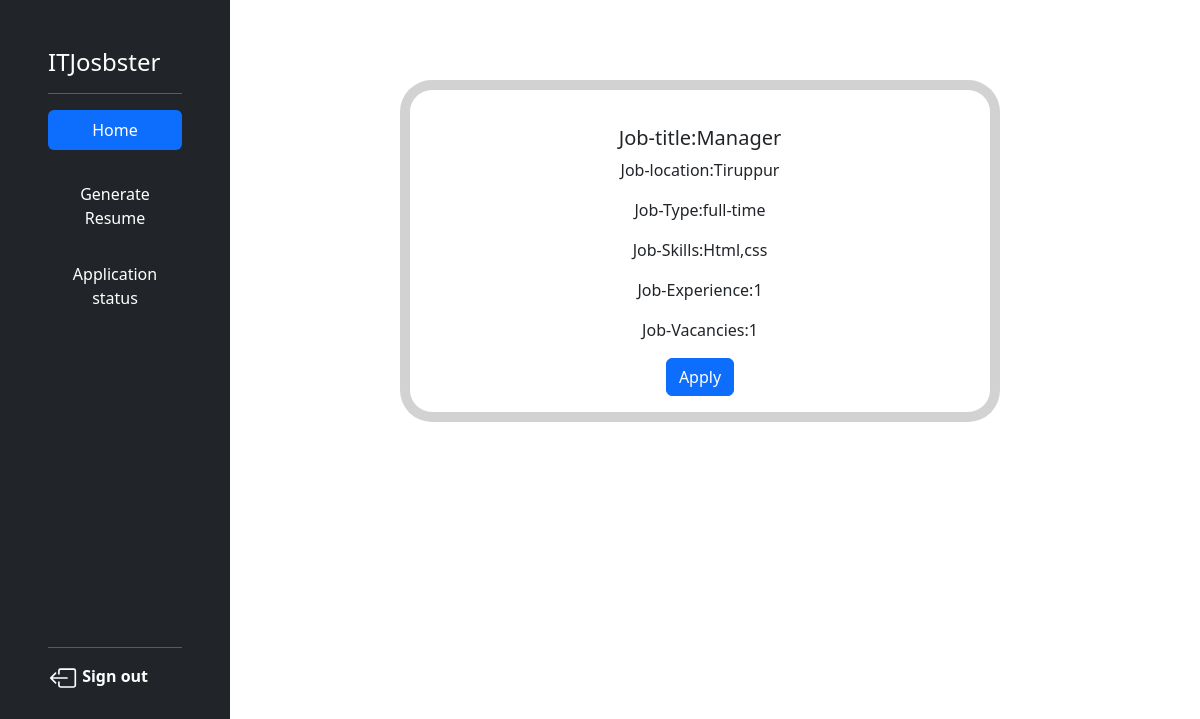
Page /home on the earlier database version.
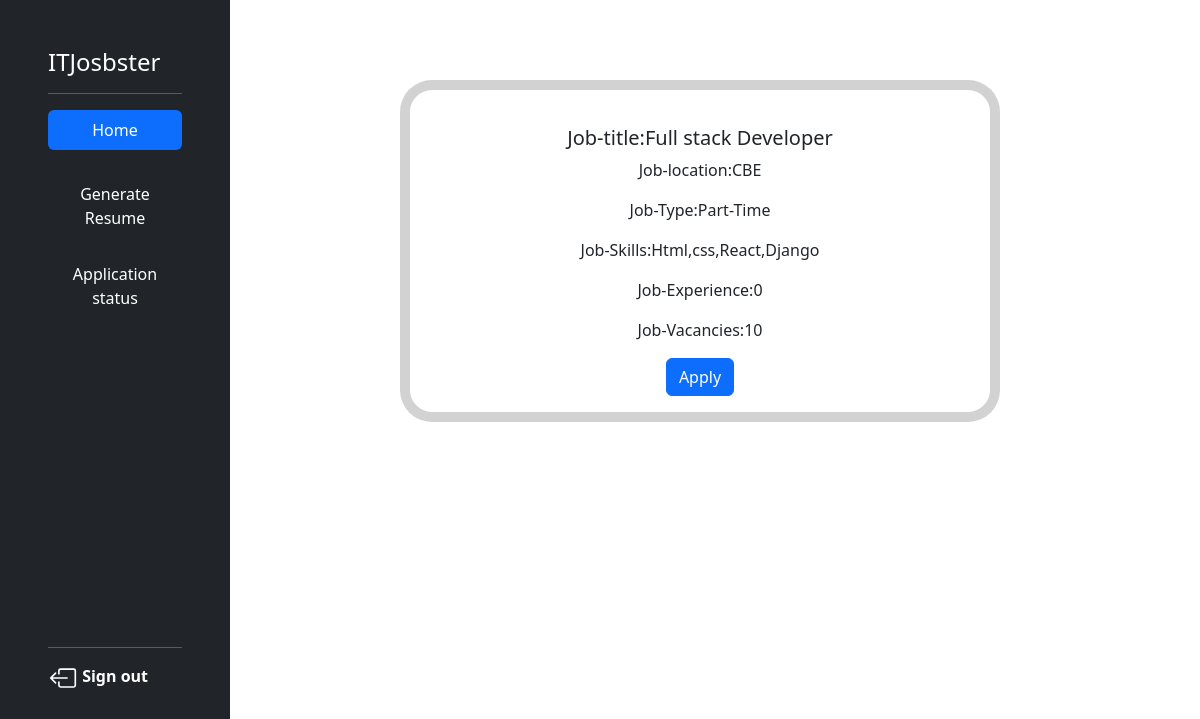
Same page on the later database version.
### jobster/models.py (models this page shows)
class postjob(models.Model):
    jid=models.AutoField(primary_key=True,unique=True)
    cid=models.IntegerField()
    jtitle = models.CharField(max_length=255)
    jlocation = models.CharField(max_length=100)
    jtype = models.CharField(max_length=255)
    jskills = models.TextField()
    jexperience = models.TextField()
    jvacancies = models.IntegerField()

### jobster/views.py (the view, shortened to what this page needs)
# urls.py: 2. Add a URL to urlpatterns:  path('', views.home, name='home')
def home(request):
        if request.method=="GET":
                obj=postjob.objects.all()
                return render(request,"home.html",{
                        "data":obj,
                })

### jobster/templates/home.html (shortened to what this page needs)
<html>
<head>
    <link href="https://cdn.jsdelivr.net/npm/bootstrap@5.3.1/dist/css/bootstrap.min.css" rel="stylesheet"
>
</head>
<body>
        {% load static %}
    <main class="d-flex flex-nowrap">
        <div class="d-flex flex-column p-5 text-bg-dark" style="width: 230px; height:739px;position: fixed;">
            <h1 href="#" class="d-flex mb-3 mb-md-0 me-md-auto text-white text-decoration-none"
                style="text-align: center;">
                <span class="fs-4">ITJosbster</span>
            </h1>
            <hr>
            <ul class="nav nav-pills flex-column mb-auto">
                <li>
                    <a href="{% url 'home' %}" class="nav-link active text-white"- style="text-align: center;">
                        Home
                    </a>
                </li>
                <br>
                <li class="nav-item">
                    <a href="{% url 'resume' %}" class="nav-link text-white" style="text-align: center;">
                    Generate Resume
                    </a>
                </li>
                <li>
                    <a href="#" class="nav-link text-white" style="text-align: center;">
                        <svg class="bi pe-none me-2" width="" height="16">
                            <use xlink:href="#grid"></use>
                        </svg>
                        Application status
                    </a>
                </li>
            </ul>
            <hr>
                <div>
                    <a href="{% url 'front' %}" class="text-white text-decoration-none" onclick="window.location='signup.html';"
                        style="width: 10px; padding-left: 0%;color: aqua;">
                        <img src="{%static "img\signout.svg" %}" width="30">
                        <strong>Sign out</strong>
                    </a>
                </div>
        </div>
        <div class="col-lg-10">
            {%for j in data%}
            <form  id="myform" action="" method="post">
            <div class="card text-center rounded-5"
                style="min-height: 200px;min-width: 100px; margin-left: 400px;margin-top: 80px;max-height: fit-content;border-width: 10px;">
                <div class="card-body" style="margin-top: 20px;">
                    <h5 class="card-title">Job-title:{{j.jtitle}}</h5>
                    <p class="card-text">Job-location:{{j.jlocation}}</p>
                    <p class="card-text">Job-Type:{{j.jtype}}</p>
                    <p class="card-text">Job-Skills:{{j.jskills}}</p>
                    <p class="card-text">Job-Experience:{{j.jexperience}}</p>
                    <p class="card-text">Job-Vacancies:{{j.jvacancies}}</p>
                    <button onclick="fun()" class="btn btn-primary" >Apply</button>
                </div>
            </div>
        </form>
            {%endfor%}
        </div>
    </main>
</body>
</html>

Differences in the rows shown:
removed postjob: jtitle "Manager", jlocation "Tiruppur", jtype "full-time", jskills "Html,css", jexperience "1", jvacancies "1"
added postjob: jtitle "Full stack Developer", jlocation "CBE", jtype "Part-Time", jskills "Html,css,React,Django", jexperience "0", jvacancies "10"
